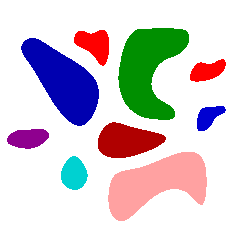
#> input picture Trabalho 4/imgs/objetos3.png, 238 x 238 px, found by its file name
$ python 1.1.py
#> lines starting #> are read from the running program, lines starting #| are printed output that depends on the picture; after the words box and inside, x2 and y2 are one past the last pixel; in counts of white or black regions, pixels touching at a corner belong together; long printed decimals are rounded
import cv2
import numpy as np
from skimage.measure import label, regionprops, regionprops_table
import matplotlib.pyplot as plt

path_in = "/home/daniel/Documents/Unicamp/IC/MC920/Trabalho 4/imgs"
path_out = "/home/daniel/Documents/Unicamp/IC/MC920/Trabalho 4/pt1"

colored_img = cv2.imread(f"{path_in}/objetos3.png")
#> colored_img is the input picture: shape (238, 238, 3); mean B, G, R 209.9, 205.5, 212.4

# 1.1

gray_img = cv2.cvtColor(colored_img, cv2.COLOR_BGR2GRAY)
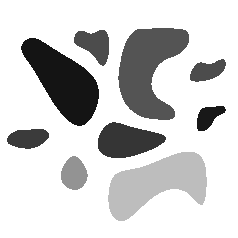
#> gray_img: shape (238, 238); min 20, max 255, mean 208.1

gray_img[gray_img < 255] = 0
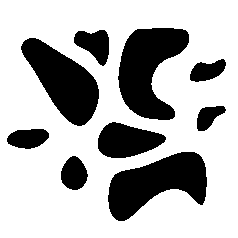
#> gray_img: shape (238, 238); 71.3% white; 9 black regions, largest, box (x1, y1, x2, y2) and area: (118, 28, 189, 120) 3969, (108, 152, 207, 221) 3934, (21, 38, 99, 126) 3584

# 1.2

_, binary_img = cv2.threshold(gray_img, 0, 255, cv2.THRESH_BINARY_INV + cv2.THRESH_OTSU)
#> binary_img: shape (238, 238); 28.7% white; 9 white regions

contours, _ = cv2.findContours(binary_img, cv2.RETR_EXTERNAL, cv2.CHAIN_APPROX_SIMPLE)
#> contours = 9 contours; largest, box (x1, y1, x2, y2) and area: (118, 28, 189, 120) 3831, (108, 152, 207, 221) 3801, (21, 38, 99, 126) 3478, (98, 122, 166, 158) 1606, (74, 30, 109, 66) 738

contours_img = np.ones_like(colored_img) * 255

cv2.drawContours(contours_img, contours, -1, (0, 0, 255), 1)
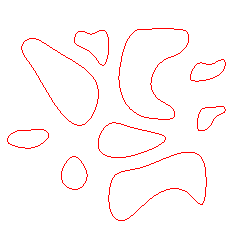
#> contours_img: shape (238, 238, 3); mean of channels 0, 1, 2 249, 249, 255; drawn as B, G, R

# 1.3

label_img = label(gray_img, background=255)
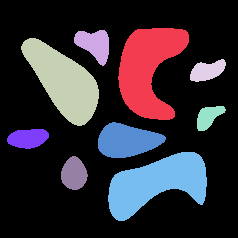
#> label_img: shape (238, 238) int64; 10 distinct labels, from 0 to 9; one colour per label, 0 black

regions = regionprops(label_img)
#> regions = 9 regions; largest, box (x1, y1, x2, y2) and area: (118, 28, 189, 120) 3969, (108, 152, 207, 221) 3934, (21, 38, 99, 126) 3584, (98, 122, 166, 158) 1684, (74, 30, 109, 66) 791

n = 0
area_list = []
props_df = regionprops_table(label_img, properties=('area',
                                                 'perimeter',
                                                 'eccentricity',
                                                 'solidity'))
#> props_df = 4 items

print("número de regiões:", len(regions))
#| número de regiões: 9

for region in regions:
    print(f"região {n}: área: {region.area} perímetro: {region.perimeter} excentricidade: {region.eccentricity} solidez: {region.solidity}")
    area_list.append(region.area)
    n += 1
#> this loop made 9 passes
#| região 0: área: 3969.0 perímetro: 313.765 excentricidade: 0.8164 solidez: 0.7466
#| região 1: área: 791.0 perímetro: 119.983 excentricidade: 0.7411 solidez: 0.8958
#| região 2: área: 3584.0 perímetro: 259.463 excentricidade: 0.8981 solidez: 0.9755
#| região 3: área: 540.0 perímetro: 99.255 excentricidade: 0.8896 solidez: 0.9015
#| região 4: área: 438.0 perímetro: 88.770 excentricidade: 0.8559 solidez: 0.9087
#| região 5: área: 1684.0 perímetro: 174.125 excentricidade: 0.8682 solidez: 0.9673
#| região 6: área: 642.0 perímetro: 103.012 excentricidade: 0.8902 solidez: 0.9625
#| região 7: área: 3934.0 perímetro: 305.421 excentricidade: 0.911 solidez: 0.7732
#> (further printed lines are left out)
#> after the loop, area_list = [3969, 791, 3584, 540, 438, 1684, 642, 3934, 675]; n = 9

display_img = colored_img.copy()

p = 0
for region in regions:
    cY, cX = int(region.centroid[0]), int(region.centroid[1])

    text = str(p)
    font = cv2.FONT_HERSHEY_SIMPLEX
    font_scale = 0.5
    thickness = 1

    (text_width, text_height), baseline = cv2.getTextSize(text, font, font_scale, thickness)

    org = (cX - text_width // 2, cY + text_height // 2)

    cv2.putText(display_img, text, org, font, font_scale, (0, 0, 0), thickness, cv2.LINE_AA)

    p +=1
#> this loop made 9 passes
#> (cY, cX, text, org) on passes 1 to 9: (68, 147, '0', (142, 74)), (43, 94, '1', (89, 49)), (80, 63, '2', (58, 86)), (70, 206, '3', (201, 76)), (116, 208, '4', (203, 122)), (140, 126, '5', (121, 146)), (137, 27, '6', (22, 143)), (182, 156, '7', (151, 188)), (173, 73, '8', (68, 179))
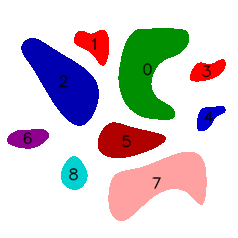
#> display_img: shape (238, 238, 3); 1.19% of pixels changed, all inside (x1, y1, x2, y2) = (23, 38, 214, 190)
#> after the loop, p = 9


# 1.4 (mais fácil de printar com o matplotlib)

small_object = [region for region in regions if region.area < 1500]
#> small_object = 5 regions; box (x1, y1, x2, y2) and area: (74, 30, 109, 66) 791, (61, 156, 88, 190) 675, (7, 129, 49, 149) 642, (190, 59, 226, 82) 540, (197, 106, 226, 131) 438
medium_object = [region for region in regions if 1500 <= region.area < 3000]
#> medium_object = 1 regions; box (x1, y1, x2, y2) and area: (98, 122, 166, 158) 1684
large_object = [region for region in regions if region.area >= 3000]
#> large_object = 3 regions; box (x1, y1, x2, y2) and area: (118, 28, 189, 120) 3969, (108, 152, 207, 221) 3934, (21, 38, 99, 126) 3584

print("número de regiões pequenas:", len(small_object))
#| número de regiões pequenas: 5
print("número de regiões médias:", len(medium_object))
#| número de regiões médias: 1
print("número de regiões grandes:", len(large_object))
#| número de regiões grandes: 3

plt.hist(area_list, bins=3, color='blue', rwidth=0.9)
plt.xlabel("Área")
plt.ylabel("Número de objetos")
plt.title("Histograma das Áreas")
plt.show()
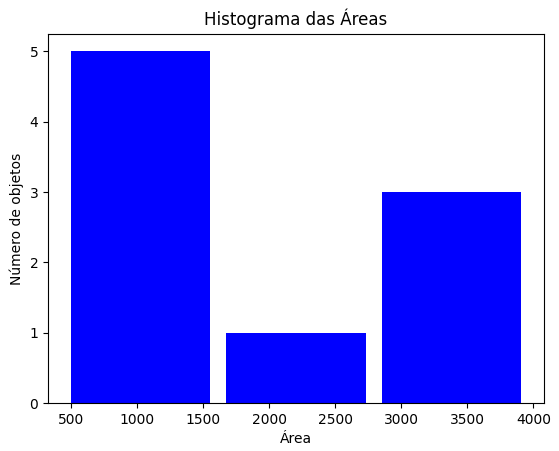
#> figure drawn by matplotlib, 1 panel; tallest bar 5 high, from x = 496.8 to 1556.2

cv2.imwrite(f"{path_out}/1.1_colored.png", colored_img)
cv2.imwrite(f"{path_out}/1.1_gray.png", gray_img)
cv2.imwrite(f"{path_out}/1.1_binary.png", binary_img)
cv2.imwrite(f"{path_out}/1.1_contours.png", contours_img)
cv2.imwrite(f"{path_out}/1.1_display.png", display_img)

$ run again, with Trabalho 4/imgs/objetos1.png copied over Trabalho 4/imgs/objetos3.png
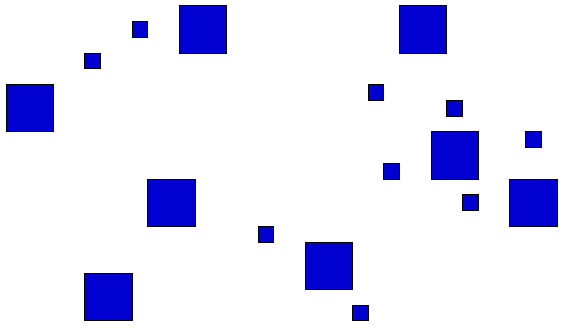
#> input picture Trabalho 4/imgs/objetos1.png, 563 x 327 px, found by its file name
#> colored_img is the input picture: shape (327, 563, 3); mean B, G, R 247.3, 225.6, 225.6
#> `_, binary_img = cv2.threshold(gray_img, 0, 255, cv2.THRESH_BINARY_INV ..`:
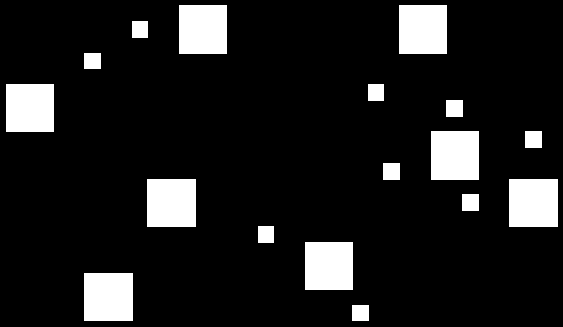
#> binary_img: shape (327, 563); 11.5% white; 17 white regions
#> contours = 17 contours; largest, box (x1, y1, x2, y2) and area: (84, 273, 133, 321) 2256, (509, 179, 558, 227) 2256, (147, 179, 196, 227) 2256, (431, 131, 479, 180) 2256, (399, 5, 447, 54) 2256
#> label_img: shape (327, 563) int64; 18 distinct labels, from 0 to 17
#> regions = 17 regions; largest, box (x1, y1, x2, y2) and area: (179, 5, 227, 54) 2352, (399, 5, 447, 54) 2352, (431, 131, 479, 180) 2352, (147, 179, 196, 227) 2352, (509, 179, 558, 227) 2352
#> props_df = 4 items
#| número de regiões: 17
#> the loop `for region in regions:` made 17 passes
#| região 0: área: 2352.0 perímetro: 190.0 excentricidade: 0.201 solidez: 1.0
#| região 1: área: 2352.0 perímetro: 190.0 excentricidade: 0.201 solidez: 1.0
#| região 2: área: 272.0 perímetro: 62.0 excentricidade: 0.3385 solidez: 1.0
#| região 3: área: 272.0 perímetro: 62.0 excentricidade: 0.3385 solidez: 1.0
#| região 4: área: 2304.0 perímetro: 188.0 excentricidade: 0.0 solidez: 1.0
#> (further printed lines are left out)
#> after the loop `for region in regions:`: area_list = [2352, 2352, 272, 272, 2304, 272, 289, 2352, 289, 289, 2352, 2352, 289, 272, 2304, 2352, 272]; n = 17
#> the loop `for region in regions:` made 17 passes
#> (cY, cX, text, text_width, org) on passes 1 to 8: (29, 202, '0', 11, (197, 35)), (29, 422, '1', 11, (417, 35)), (29, 139, '2', 11, (134, 35)), (60, 92, '3', 11, (87, 66)), (107, 29, '4', 11, (24, 113)), (92, 375, '5', 11, (370, 98)), (108, 454, '6', 11, (449, 114)), (155, 454, '7', 11, (449, 161))
#> small_object = 9 regions; largest, box (x1, y1, x2, y2) and area: (446, 100, 463, 117) 289, (525, 131, 542, 148) 289, (383, 163, 400, 180) 289, (462, 194, 479, 211) 289, (132, 21, 148, 38) 272
#> medium_object = 8 regions; box (x1, y1, x2, y2) and area: (179, 5, 227, 54) 2352, (399, 5, 447, 54) 2352, (431, 131, 479, 180) 2352, (147, 179, 196, 227) 2352, (509, 179, 558, 227) 2352, (84, 273, 133, 321) 2352, (6, 84, 54, 132) 2304, (305, 242, 353, 290) 2304
#> large_object = []
#| número de regiões pequenas: 9
#| número de regiões médias: 8
#| número de regiões grandes: 0
#> `plt.show()`:
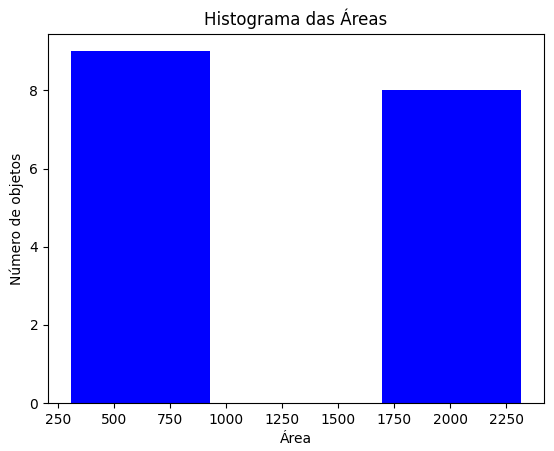
#> figure drawn by matplotlib, 1 panel; tallest bar 9 high, from x = 306.7 to 930.7

$ run again, with Trabalho 4/imgs/objetos2.png copied over Trabalho 4/imgs/objetos3.png
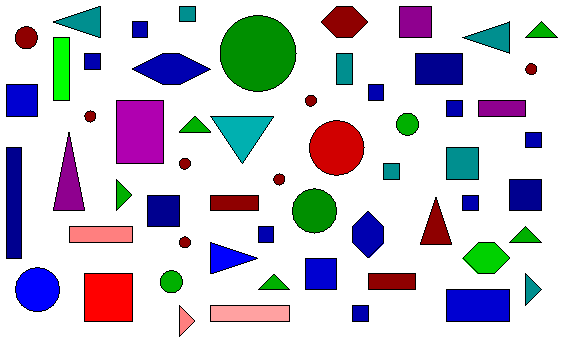
#> input picture Trabalho 4/imgs/objetos2.png, 563 x 343 px, found by its file name
#> colored_img is the input picture: shape (343, 563, 3); mean B, G, R 211.4, 200.9, 203
#> binary_img: shape (343, 563); 26.6% white; 58 white regions
#> contours = 58 contours; largest, box (x1, y1, x2, y2) and area: (220, 15, 297, 92) 4508, (116, 100, 164, 164) 2961, (309, 120, 365, 176) 2324, (84, 273, 133, 322) 2304, (446, 289, 510, 322) 2016
#> `label_img = label(gray_img, background=255)`:
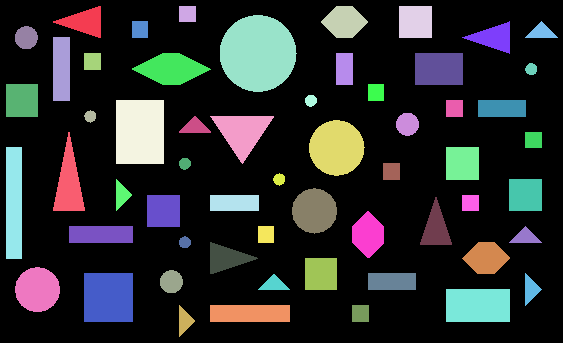
#> label_img: shape (343, 563) int64; 59 distinct labels, from 0 to 58; one colour per label, 0 black
#> regions = 58 regions; largest, box (x1, y1, x2, y2) and area: (220, 15, 297, 92) 4616, (116, 100, 164, 164) 3072, (309, 120, 365, 176) 2402, (84, 273, 133, 322) 2401, (446, 289, 510, 322) 2112
#> props_df = 4 items
#| número de regiões: 58
#> the loop `for region in regions:` made 58 passes
#| região 0: área: 816.0 perímetro: 138.012 excentricidade: 0.8164 solidez: 0.9645
#| região 1: área: 272.0 perímetro: 62.0 excentricidade: 0.3385 solidez: 1.0
#| região 2: área: 1024.0 perímetro: 118.853 excentricidade: 0.6317 solidez: 1.0
#| região 3: área: 1056.0 perímetro: 126.0 excentricidade: 0.2444 solidez: 1.0
#| região 4: área: 4616.0 perímetro: 251.279 excentricidade: 0.06637 solidez: 0.9872
#> (further printed lines are left out)
#> after the loop `for region in regions:`: area_list = 58 values, max 4616 at index 4, min 111 at index 21, mean 886.4; n = 58
#> the loop `for region in regions:` made 58 passes
#> (cY, cX, text, text_width, org) on passes 1 to 8: (21, 84, '0', 11, (79, 27)), (13, 187, '1', 11, (182, 19)), (21, 344, '2', 11, (339, 27)), (21, 415, '3', 11, (410, 27)), (52, 257, '4', 11, (252, 58)), (29, 139, '5', 11, (134, 35)), (37, 493, '6', 11, (488, 43)), (31, 541, '7', 11, (536, 37))
#| número de regiões pequenas: 47
#| número de regiões médias: 9
#| número de regiões grandes: 2
#> `plt.show()`:
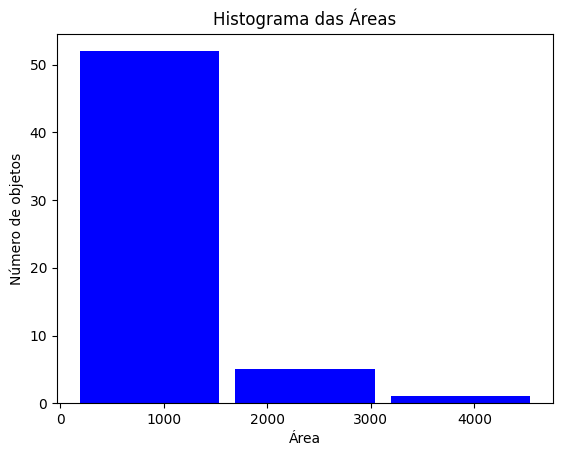
#> figure drawn by matplotlib, 1 panel; tallest bar 52 high, from x = 186.1 to 1537.6
